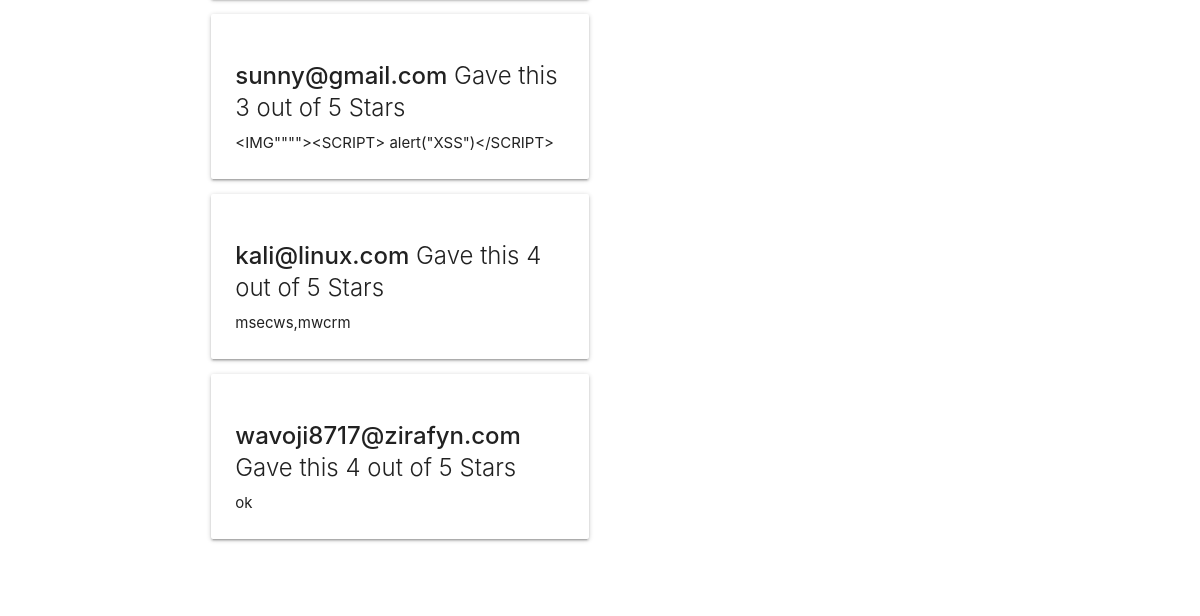
Before: /products?item=1 (lower part) with the older database file.
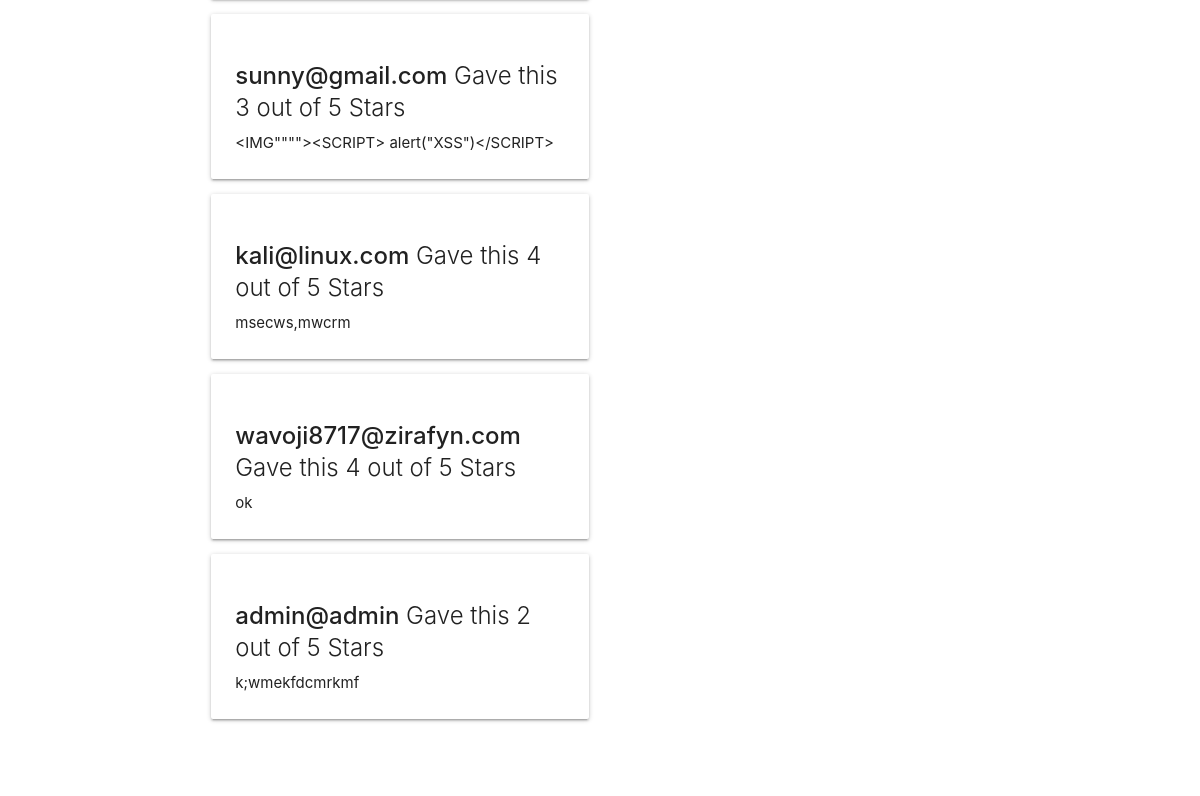
After: the same page with the newer database file.
### tables this page shows
CREATE TABLE review (
  id INTEGER PRIMARY KEY,
  userID INTEGER NOT NULL,
  productID INTEGER NOT NULL,
  stars INTEGER,
  review TEXT,
  FOREIGN KEY (userID)
       REFERENCES user (id),

  FOREIGN KEY (productID)
       REFERENCES product (id) 
  );

CREATE TABLE user (
   id INTEGER PRIMARY KEY,
   email TEXT NOT NULL,
   password TEXT NOT NULL
   );

### app/views.py (the view, shortened to what this page needs)
@app.route("/products", methods=["GET","POST"])
def products():
    theItem = flask.request.args.get("item")
    if theItem:
        itemQry = query_db("SELECT * FROM product WHERE id = ?",[theItem], one=True)
        theSQL = """
        SELECT *
        FROM review
        INNER JOIN user ON review.userID = user.id
        WHERE review.productID = ?;
        """
        reviewQry = query_db(theSQL,[itemQry['id']])
        return flask.render_template("product.html",
                                     item = itemQry,
                                     reviews=reviewQry)
    else:
        books = query_db("SELECT * FROM product")
        return flask.render_template("products.html",
                                     books = books)

### app/meta.py (called while the page is built)
def make_dicts(cursor, row):
    return dict((cursor.description[idx][0], value)
                for idx, value in enumerate(row))

def get_db():
    db = getattr(g, '_database', None)
    if db is None:
        db = g._database = sqlite3.connect(DATABASE)
    db.row_factory = make_dicts
    return db

def query_db(query, args=(), one=False):
    cur = get_db().execute(query, args)
    rv = cur.fetchall()
    cur.close()
    return (rv[0] if rv else None) if one else rv

@app.teardown_appcontext
def close_connection(exception):
    db = getattr(g, '_database', None)
    if db is not None:
        db.close()

### app/templates/product.html (shortened to what this page needs)
{% extends "base.html" %}
{% block content %}
<div class="row">
  <div class="col s6">
    <div class="section">
      {% for item in reviews %}
      <div class="card">
	<div class="card-content">
	  <span class="card-title"><strong>{{item.email}}</strong> Gave this {{ item.stars }}  out of  5 Stars</span>
	  {{ item.review | safe }}
	</div>
      </div>
      {% endfor %}
    </div>
  </div>
</div>
{% endblock content %}

Changed rows visible on the page:
added review: email "admin@admin", stars "2", review "k;wmekfdcmrkmf"
